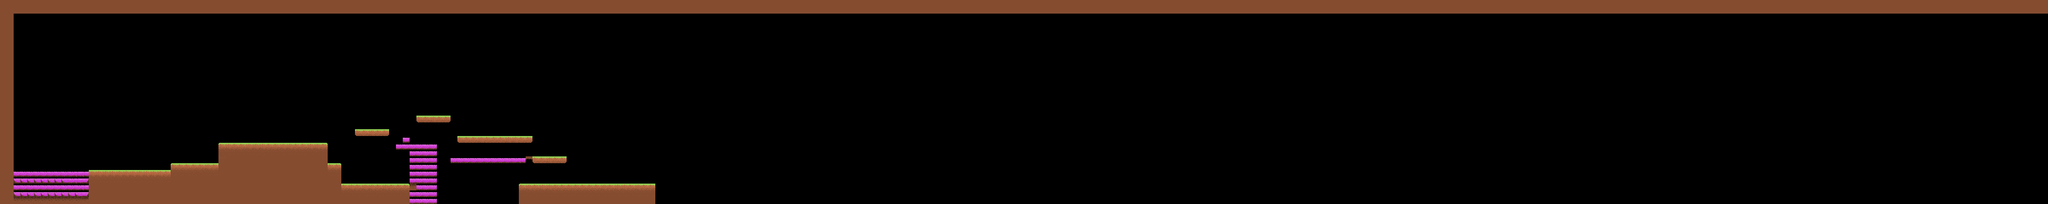

A 2D game scene composited from a Tiled map and its tileset images. What follows is a short description and the map's XML, with each tile layer's data collapsed to a summary:
An orthogonal 300x30 tile map with 16x16 px tiles, 1 tile layer (Level1test) and 13 objects (snail, crab, chicken).

<map version="1.0" orientation="orthogonal" width="300" height="30" tilewidth="16" tileheight="16">
 <tileset firstgid="1" name="Tile2-1" tilewidth="16" tileheight="16">
  <image source="tile20001.png" width="320" height="640" />
 </tileset>
 <layer name="Level1test" width="300" height="30">
  <data>[9000 cells, 1136 non-empty, 15 distinct tile ids]</data>
 </layer>
 <objectgroup name="CollisionLayer1" width="300" height="30">
  <object x="400" y="384" width="112" height="32" />
  <object x="512" y="336" width="256" height="64" />
  <object x="768" y="384" width="32" height="80" />
  <object x="800" y="432" width="160" height="48" />
  <object x="832" y="304" width="80" height="16" />
  <object x="976" y="272" width="80" height="16" />
  <object x="1216" y="432" width="320" height="48" />
  <object x="208" y="400" width="192" height="48" />
  <object x="1072" y="320" width="176" height="16" />
  <object x="1248" y="368" width="80" height="16" />
 </objectgroup>
 <objectgroup name="EnemyLayer1" width="300" height="30">
  <object name="snail" x="688" y="305" />
  <object name="crab" x="1155" y="283" />
 </objectgroup>
 <objectgroup name="FoodLayer" width="300" height="30">
  <object name="chicken" x="877" y="277" />
 </objectgroup>
</map>